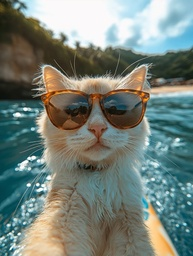
#> input picture PusaV1/H1111/Wan2_2/examples/i2v_input.JPG, 193 x 256 px, shrunk from 832 x 1104 before the run
$ python createnoise.py Wan2_2/examples/i2v_input.JPG
#> lines starting #> are read from the running program, lines starting #| are printed output that depends on the picture
import os
import numpy as np
from PIL import Image
import ffmpeg
import argparse

def add_noise(image: np.ndarray, noise_level: float) -> np.ndarray:
    """
    Add Gaussian noise to an image with increasing intensity.

    Args:
        image: Input image as numpy array (0-255)
        noise_level: Amount of noise to add (0-1)
    """
    # Convert to float for calculations
    img_float = image.astype(float)

    # Generate noise
    noise = np.random.normal(0, 255 * noise_level, image.shape)

    # Add noise to image
    noisy_image = img_float + noise

    # Clip values to valid range
    noisy_image = np.clip(noisy_image, 0, 255)

    return noisy_image.astype(np.uint8)

def create_noise_sequence(input_image_path: str, output_folder: str, num_frames: int = 201):
    """
    Create a sequence of increasingly noisy images.

    Args:
        input_image_path: Path to the input image
        output_folder: Folder to save the sequence
        num_frames: Number of frames to generate
    """
#> called with input_image_path = 'Wan2_2/examples/i2v_input.JPG', output_folder = 'noise_sequence', num_frames = 201
    # Create output folder if it doesn't exist
    os.makedirs(output_folder, exist_ok=True)

    # Load the image
    image = Image.open(input_image_path)
#> image is the input picture: PIL image 193x256 RGB; mean R, G, B 117.6, 130, 122.5
    image_array = np.array(image)

    # Calculate noise levels
    # First 5 frames are clean, then noise increases to 0.25
    noise_levels = np.zeros(num_frames)
    if num_frames > 5:
        noise_levels[5:] = np.linspace(0, 0.50, num_frames - 5)

    # Generate and save frames
    for i, noise_level in enumerate(noise_levels):
        # First 5 frames are the original image
        if i < 5:
            noisy_image = image_array
        else:
            noisy_image = add_noise(image_array, noise_level)

        # Save frame
        output_path = os.path.join(output_folder, f"frame_{i:03d}.png")
        Image.fromarray(noisy_image).save(output_path)

        # Print progress
        if (i + 1) % 20 == 0:
            print(f"Generated {i + 1}/{num_frames} frames")
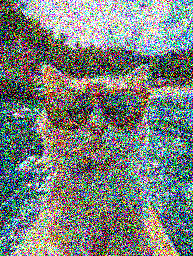
#> noisy_image: shape (256, 193, 3); mean R, G, B 120.5, 128.4, 123.4

def create_video(image_folder: str, output_path: str, fps: int = 24):
    """
    Create a video from a sequence of images using ffmpeg command line.

    Args:
        image_folder: Folder containing the image sequence
        output_path: Path for the output video
        fps: Frames per second for the video
    """
#> called with image_folder = 'noise_sequence', output_path = 'noise_sequence.mp4', fps = 24
    input_pattern = os.path.join(image_folder, 'frame_%03d.png')

    # Construct ffmpeg command
    cmd = [
        'ffmpeg',
        '-y',  # Overwrite output file if it exists
        '-framerate', str(fps),
        '-i', input_pattern,
        '-c:v', 'libx264',
        '-pix_fmt', 'yuv420p',
        '-preset', 'medium',
        '-crf', '23',
        output_path
    ]

    # Run ffmpeg command
    import subprocess
    try:
        subprocess.run(cmd, check=True, capture_output=True)
#> (this line was passed over: subprocess is not available in this run)
    except subprocess.CalledProcessError as e:
        print(f"Error creating video: {e.stderr.decode()}")
        raise

def main():
    parser = argparse.ArgumentParser(description="Generate a sequence of increasingly noisy images and create a video")
    parser.add_argument("input_image", help="Path to input image")
    parser.add_argument("--output_folder", default="noise_sequence", help="Output folder for image sequence")
    parser.add_argument("--output_video", default="noise_sequence.mp4", help="Output video path")
    parser.add_argument("--fps", type=int, default=24, help="Frames per second for the video")
    parser.add_argument("--frames", type=int, default=201, help="Number of frames to generate")

    args = parser.parse_args()

    print("Generating noise sequence...")
    create_noise_sequence(args.input_image, args.output_folder, args.frames)

    print("Creating video...")
    create_video(args.output_folder, args.output_video, args.fps)

    print(f"Video saved to {args.output_video}")

if __name__ == "__main__":
    main()
